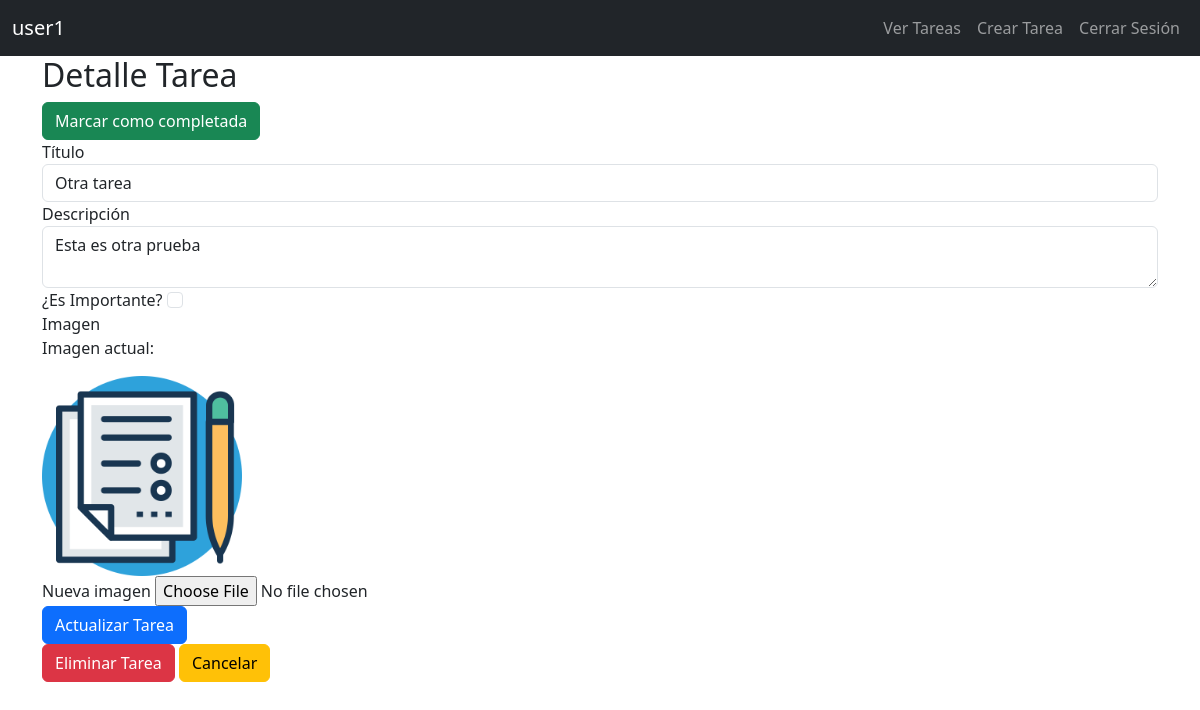
The page /tareas/2/ (signed in) on the database its author committed.
### tareas/models.py (models this page shows, shortened)
class Tarea(models.Model):
    usuario = models.ForeignKey(User, on_delete=models.CASCADE)
    titulo = models.CharField(max_length=100)
    descripcion = models.TextField(blank=True)
    fecha_creacion = models.DateTimeField(auto_now_add=True)
    fecha_completada = models.DateTimeField(null=True, blank=True)
    es_importante = models.BooleanField(default=False)
    img = models.ImageField(upload_to='tareas_imgs/', blank=True)

### tareas/views.py (the view)
# urls.py: path('<int:tarea_id>/', views.detalle_tarea, name='detalle_tarea'),
@login_required
def detalle_tarea(request, tarea_id):
    tarea = get_object_or_404(Tarea, pk=tarea_id)
    return render(request, 'detalle_tarea.html', {
        'tarea': tarea,
    })

### tareas/templates/detalle_tarea.html (shortened to what this page needs)
{% extends "base.html" %}
{% load static %}
{% block content %}
<div class="container">
  <h2>Detalle Tarea</h2>
  {% if not tarea.fecha_completada %}
  <form action="{% url "completar_tarea" tarea.id %}" method="post">
    <button type="submit" class='btn btn-success'>Marcar como completada</button>
  </form>
  {% endif %}
  <form action="{% url "actualizar_tarea" tarea.id %}" method="post" enctype="multipart/form-data">
    <div class="form-group">
      <label for="titulo">Título</label>
      <input type="text" class="form-control" id="titulo" name="titulo" required value="{{ tarea.titulo }}">
    </div>
    <div class="form-group">
      <label for="descripcion">Descripción</label>
      <textarea class="form-control" id="descripcion" name="descripcion">{{ tarea.descripcion }}</textarea>
    </div>
    <div class="form-group">
      <label for="es_importante">¿Es Importante?</label>
      <input type="checkbox" class="form-check-input" id="es_importante" name="es_importante" {% if tarea.es_importante %}checked{% endif %}>
    </div>
    <div class="form-group">
      <div>
        <label for="img">Imagen</label>
        {% if tarea.img %}
        <p>Imagen actual:</p>
        <img src="{{ tarea.img.url }}" alt="Imagen de la tarea" style="max-width: 200px; max-height: 200px;">
        {% endif %}
      </div>
      <label for="img">Nueva imagen</label>
      <input type="file" class="form-control-file" id="img" name="img" accept="image/*" >
    </div>
    <button type="submit" class="btn btn-primary">Actualizar Tarea</button>
  </form>
  <button type="button" class="btn btn-danger" data-bs-toggle="modal" data-bs-target="#modal-eliminar">
    Eliminar Tarea
  </button>
  <a class="btn btn-warning" href="{% url "tareas" %}">Cancelar</a>
</div>
{% endblock %}

### templates/include/navbar.html (shortened to what this page needs)
<nav class="navbar navbar-expand-lg navbar-dark bg-dark">
  <div class="container-fluid">
    <a class="navbar-brand" href="{% url "tareas" %}">{{ user.username }}</a>
    <div class="collapse navbar-collapse justify-content-end" id="navbarNav">
      <ul class="navbar-nav">
        <li class="nav-item">
          <a class="nav-link" href="{% url "tareas" %}">Ver Tareas</a>
        </li>
        <li class="nav-item">
          <a class="nav-link" href="{% url "crear_tarea" %}">Crear Tarea</a>
        </li>
        <li class="nav-item">
          <a class="nav-link" href="{% url "cerrar_sesion" %}">Cerrar Sesión</a>
        </li>
      </ul>
    </div>
  </div>
</nav>

### rows shown on the page
Tarea: titulo "Otra tarea", descripcion "Esta es otra prueba", img (picture)

### other values the page prints
{{ user.username }} "user1"
